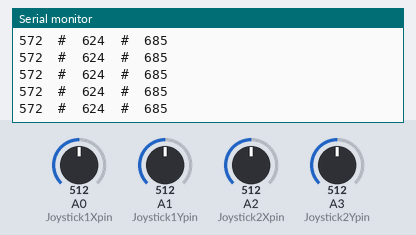
This sketch was run on a simulated Arduino Uno, built with avr-gcc and run on an emulated ATmega328P. Shown: the last lines printed to the serial monitor. Inputs (shaded band) come from the test bench; at power-on: A0 (Joystick1Xpin) = 512, A1 (Joystick1Ypin) = 512, A3 (Joystick2Ypin) = 512, A2 (Joystick2Xpin) = 512.

Above: at 1.2 s.
1.3 s: A0 (Joystick1Xpin) set to 252
At 2.1 s:
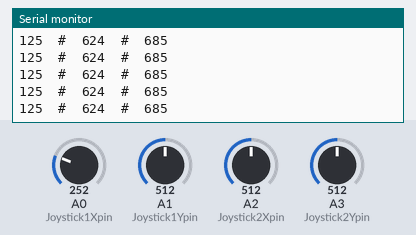
4.3 s: A0 (Joystick1Xpin) set to 224
At 4.9 s:
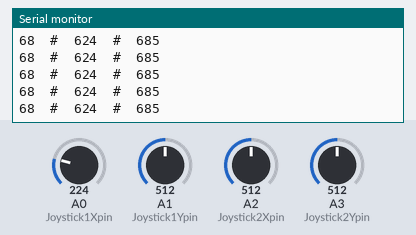
7.3 s: A1 (Joystick1Ypin) set to 241
At 8.1 s:
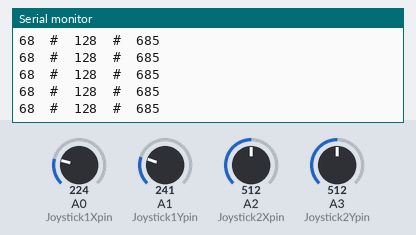
10.3 s: A1 (Joystick1Ypin) set to 221
At 11.3 s:
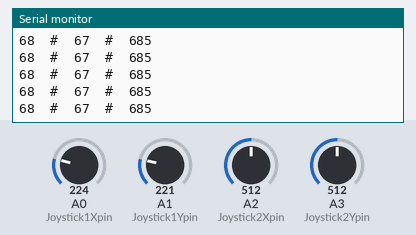
13.3 s: A3 (Joystick2Ypin) set to 982
At 14.3 s:
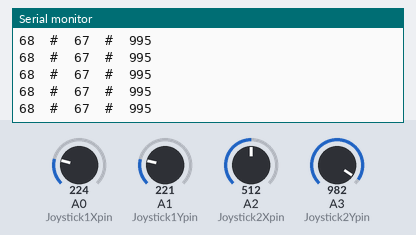
14.8 s: A3 (Joystick2Ypin) set to 1001
At 15.7 s:
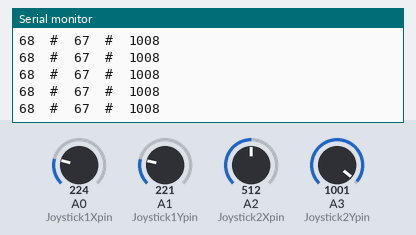
Timing chart, 0 to 17.3 s (numbered marks = the images above; inputs shaded):
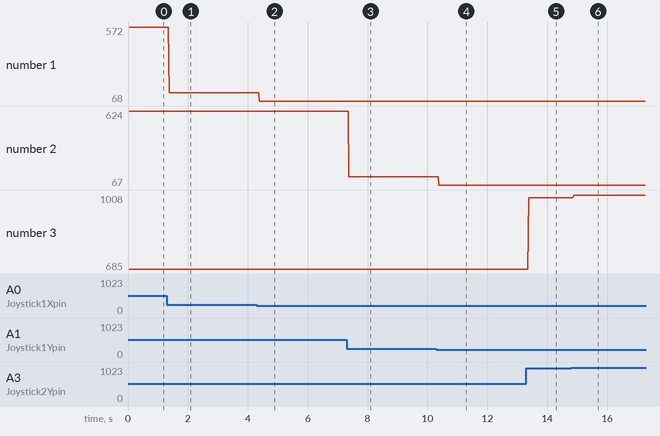

The sketch:

JoystickTest.ino
```cpp
/*******************************************************************************
 * Leo Salemann
 * HCDE 539 Physical Computing
 * University of Washinton
 * Final Project - Arduino Model Flight Simulator
 * Joystick Test harness - Read Axes and view data with Serial Monitor/Plotter
 *
 * based on the temperature sensor demo at
 * https://blogs.uw.edu/fizzlab/technology/examples  accessed 11/21/2018
******************************************************************************/

// PC Game port jostick axes are analog
const int Joystick1Xpin = A0;   // must be an analog pin !!
const int Joystick1Ypin = A1;   // must be an analog pin !!
const int Joystick2Xpin = A2;   // must be an analog pin !!
const int Joystick2Ypin = A3;   // must be an analog pin !!

const int Joystick1Xmidpoint = 443;
const int Joystick1Xmin = 190;

const int Joystick1Ymidpoint = 367;
const int Joystick1Ymin = 199;

const int Joystick2Ymidpoint = 249;
const int Joystick2Ymin = 160;

// these variables are used to store axis values.
int Joystick1XValue;  // raw analog data
int Joystick1YValue;  // raw analog data
int Joystick2XValue;  // raw analog data
int Joystick2YValue;  // raw analog data
int Joystick1XValueOrig; //before re-mapping
int Joystick1YValueOrig; //before re-mapping
int Joystick2YValueOrig; //before re-mapping

/*****************************************************************************
 * FUNCTION remapJoyAxis()
 * Takes a joystick axis with a range like 125-1023 and a 325 midpoint, and
 * remaps it so it acts like 0-1023 with a 512 midopint.
 *
 * Splits the joystick range into two parts: [Joymin-JoyMid] and [JoyMid-1023]
 * Remaps JoyVal into one of these parts, depending of if it's above or below
 * Joy Mid
******************************************************************************/
int remapJoyAxis(int joyVal, int joyMin, int JoyMid){
  int retVal = 0;
 if (joyVal < JoyMid) {
       retVal = map(joyVal, joyMin, JoyMid, 0, 512);
  }else{
      retVal = map(joyVal, JoyMid, 1023, 512, 1023);
  }
  if (retVal < 0){
    retVal = 0;
  }

  return retVal;
}

void setup() {

  // setup the pin for the temp JoystickX input
  pinMode(Joystick1Xpin, INPUT);
  pinMode(Joystick1Ypin, INPUT);
  pinMode(Joystick2Xpin, INPUT);
  pinMode(Joystick2Ypin, INPUT);

  // setup the serial port for sending data to the serial monitor or host computer
  Serial.begin(9600);

  // display a startup message
  Serial.println ("1X=Roll  1Y=Pitch  2X  2Y=Throttle");

}


void loop() {

  // read the raw value of the temp JoystickX
  Joystick1XValue = analogRead(Joystick1Xpin);
  Joystick1YValue = analogRead(Joystick1Ypin);
  Joystick2XValue = analogRead(Joystick2Xpin);
  Joystick2YValue = analogRead(Joystick2Ypin);

  Joystick1XValueOrig = Joystick1XValue;
  Joystick1YValueOrig = Joystick1YValue;
  Joystick2YValueOrig = Joystick2YValue;

  Joystick1XValue = remapJoyAxis(Joystick1XValue, Joystick1Xmin, Joystick1Xmidpoint);
  Joystick1YValue = remapJoyAxis(Joystick1YValue, Joystick1Ymin, Joystick1Ymidpoint);
  Joystick2YValue = remapJoyAxis(Joystick2YValue, Joystick2Ymin, Joystick2Ymidpoint);

//  Serial.print(Joystick1XValueOrig);
//  Serial.print("  ");
  Serial.print(Joystick1XValue);
  Serial.print("  #  ");
//  Serial.print(Joystick1YValueOrig);
//  Serial.print("  ");
  Serial.print(Joystick1YValue);
  Serial.print("  #  ");
  /* Serial.print(Joystick2XValue); //this channel not used */
  /* Serial.print("  #  ");         //this channel not used */
//  Serial.print(Joystick2YValueOrig);
//  Serial.print("  ");
  Serial.print(Joystick2YValue);
  Serial.println();

  // Uncomment for Serial monitor; comment-out for Serial Plotter
  // delay (500);

}
```

Measured:
- after the input at 1.3 s, the serial monitor: prints a new line after 0.07 s (image 1)
- after the input at 4.3 s, the serial monitor: prints a new line after 0.08 s (image 2)
- after the input at 7.3 s, the serial monitor: prints a new line after 0.08 s (image 3)
- after the input at 10.3 s, the serial monitor: prints a new line after 0.07 s (image 4)
- after the input at 13.3 s, the serial monitor: prints a new line after 0.08 s (image 5)
- after the input at 14.8 s, the serial monitor: prints a new line after 0.08 s (image 6)
- plotted number 1: 572 → 125 after the input at 1.3 s, 125 → 68 after the input at 4.3 s
- plotted number 2: 624 → 128 after the input at 7.3 s, 128 → 67 after the input at 10.3 s
